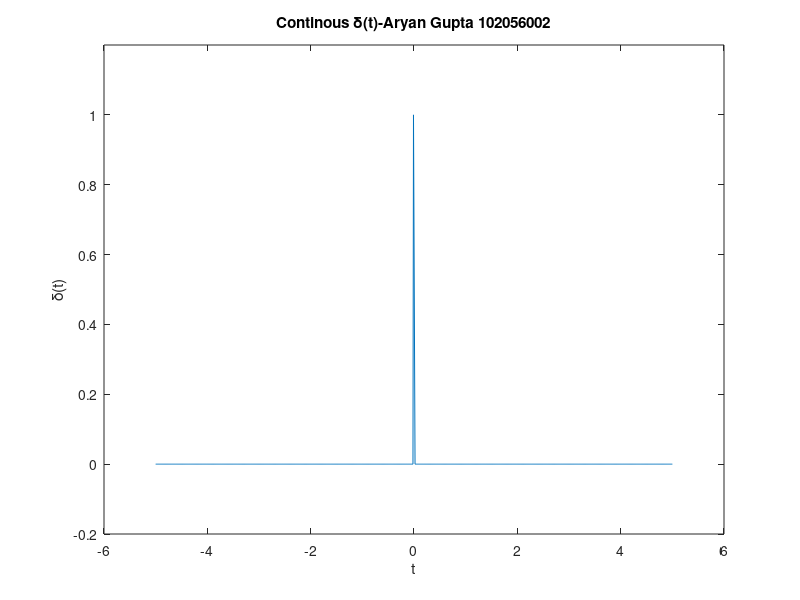

MATLAB code for this plot:
clc;
clear

t1=-5:0.01:-0.02; %creating vector from -5 to -0.02 with 0.01 uits space
t2=-0.01:0.01; %creating vector from -0.01 to 0.01 with 0.01 uits space
t3=0.02:0.01:5;  %creating vector from 0.02 to 5 with 0.01 uits space

y1 = zeros(size(t1)); %creating a vector of 0s of the size t1
y2 = ones(size(t2)); %creating a vector of 1s of the size t2
y3 = zeros(size(t1)); %creating a vector of 0s of the size t3
t =[t1 t2 t3]; %concationation of t
y =[y1 y2 y3]; % concatiantion of y


plot (t,y); %plot
xlabel('t')
ylabel('\delta(t)')
title('Continous \delta(t)-Aryan Gupta 102056002')
ylim([-0.2,1.2]); % to make the y limits visible
